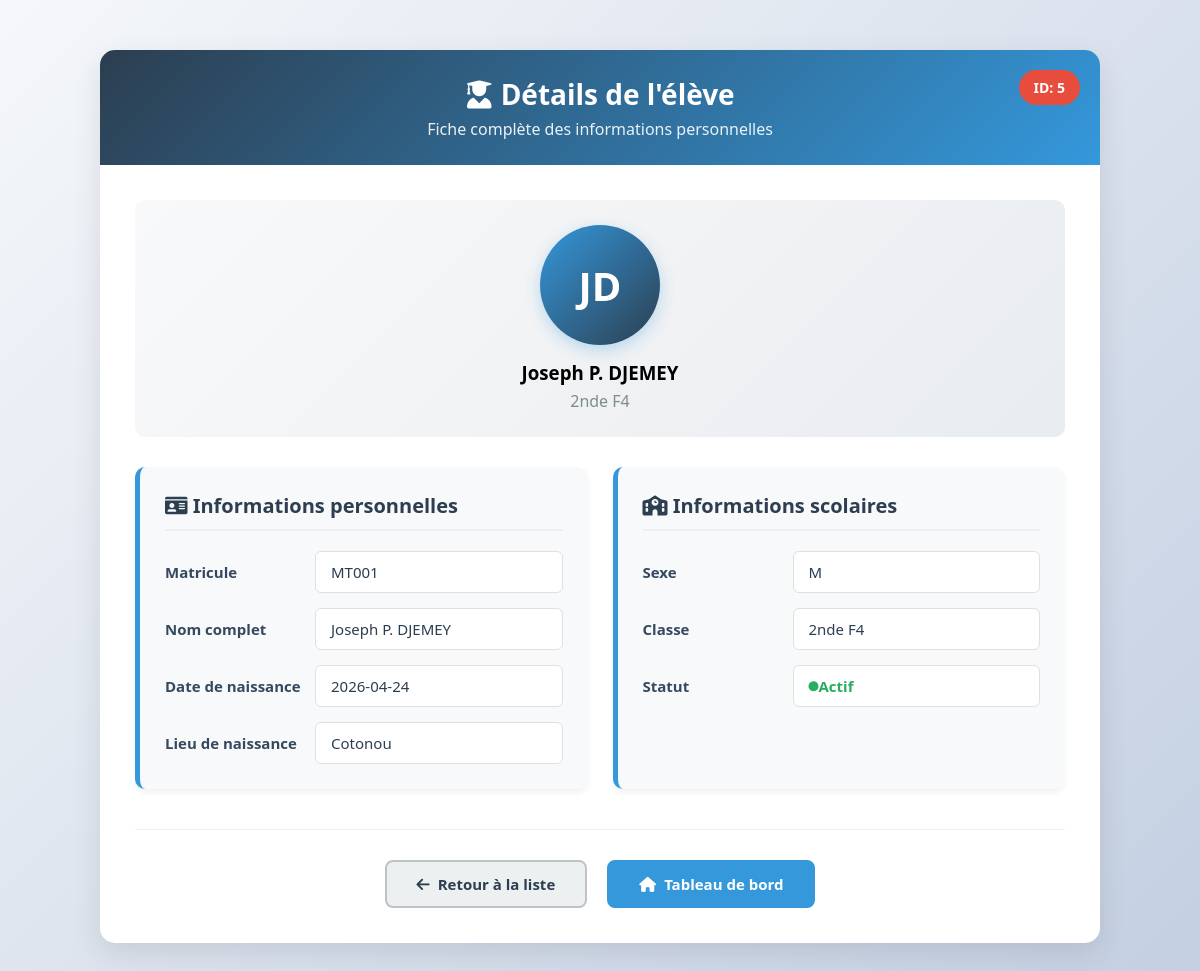
The app's page /Ecole/eleves/details.php?id=5 (signed in) with its own data.
### tables this page shows
CREATE TABLE `eleves` (
  `id` int(11) NOT NULL,
  `matricule` varchar(30) DEFAULT NULL,
  `nom` varchar(50) DEFAULT NULL,
  `prenom` varchar(50) DEFAULT NULL,
  `classe_id` int(11) DEFAULT NULL,
  `date_naissance` date NOT NULL,
  `lieu_naissance` varchar(100) NOT NULL,
  `sexe` enum('M','F') NOT NULL
);

CREATE TABLE `classes` (
  `id` int(11) NOT NULL,
  `nom_classe` varchar(20) NOT NULL
);

### Ecole/eleves/details.php (the view, shortened to what this page needs)
<?php
require_once '../config/database.php';
$id = (int)$_GET['id'];
$stmt = $pdo->prepare("
    SELECT e.id, e.matricule, e.nom, e.prenom, e.date_naissance, e.lieu_naissance, e.sexe, c.nom_classe
    FROM eleves e
    JOIN classes c ON e.classe_id = c.id
    WHERE e.id = ?
");
$stmt->execute([$id]);
$eleve = $stmt->fetch();
?>
<!DOCTYPE html>
<html lang="fr">
<head>
    <link rel="stylesheet" href="https://cdnjs.cloudflare.com/ajax/libs/font-awesome/6.0.0/css/all.min.css">
</head>
<body>
    <div class="container">
        <div class="header">
            <h2><i class="fas fa-user-graduate"></i> Détails de l'élève</h2>
            <p>Fiche complète des informations personnelles</p>
            <div class="badge">ID: <?= $eleve['id'] ?></div>
        </div>
        <div class="content">
            <div class="avatar-section">
                <div class="avatar">
                    <?= strtoupper(substr($eleve['prenom'], 0, 1) . substr($eleve['nom'], 0, 1)) ?>
                </div>
                <h3><?= htmlspecialchars($eleve['prenom'] . ' ' . $eleve['nom']) ?></h3>
                <p style="color: #7f8c8d; margin-top: 5px;"><?= htmlspecialchars($eleve['nom_classe']) ?></p>
            </div>
            <div class="info-grid">
                <div class="info-section">
                    <h3><i class="fas fa-id-card"></i> Informations personnelles</h3>
                    <div class="info-item">
                        <span class="info-label">Matricule</span>
                        <span class="info-value"><?= htmlspecialchars($eleve['matricule']) ?></span>
                    </div>
                    <div class="info-item">
                        <span class="info-label">Nom complet</span>
                        <span class="info-value"><?= htmlspecialchars($eleve['prenom'] . ' ' . $eleve['nom']) ?></span>
                    </div>
                    <div class="info-item">
                        <span class="info-label">Date de naissance</span>
                        <span class="info-value"><?= htmlspecialchars($eleve['date_naissance']) ?></span>
                    </div>
                    <div class="info-item">
                        <span class="info-label">Lieu de naissance</span>
                        <span class="info-value"><?= htmlspecialchars($eleve['lieu_naissance']) ?></span>
                    </div>
                </div>
                <div class="info-section">
                    <h3><i class="fas fa-school"></i> Informations scolaires</h3>
                    <div class="info-item">
                        <span class="info-label">Sexe</span>
                        <span class="info-value"><?= htmlspecialchars($eleve['sexe']) ?></span>
                    </div>
                    <div class="info-item">
                        <span class="info-label">Classe</span>
                        <span class="info-value"><?= htmlspecialchars($eleve['nom_classe']) ?></span>
                    </div>
                    <div class="info-item">
                        <span class="info-label">Statut</span>
                        <span class="info-value" style="color: #27ae60; font-weight: bold;">
                            <i class="fas fa-circle" style="font-size: 10px;"></i> Actif
                        </span>
                    </div>
                </div>
            </div>
            <div class="actions">
                <a href="liste.php" class="btn btn-secondary">
                    <i class="fas fa-arrow-left"></i> Retour à la liste
                </a>
                <a href="../accueil.php" class="btn btn-primary">
                    <i class="fas fa-home"></i> Tableau de bord
                </a>
            </div>
        </div>
    </div>
</body>
</html>

### Ecole/eleves/details.php (style rules this page uses)
* { margin: 0; padding: 0; box-sizing: border-box; font-family: 'Segoe UI', Tahoma, Geneva, Verdana, sans-serif; }
body { background: linear-gradient(135deg, #f5f7fa 0%, #c3cfe2 100%); min-height: 100vh; padding: 20px; }
.container { max-width: 1000px; margin: 30px auto; background: white; border-radius: 15px; box-shadow: 0 10px 30px rgba(0, 0, 0, 0.1); overflow: hidden; }
.header { background: linear-gradient(135deg, #2c3e50 0%, #3498db 100%); color: white; padding: 25px 30px; text-align: center; position: relative; }
.header h2 { font-size: 28px; font-weight: 600; margin-bottom: 5px; }
.header p { opacity: 0.9; font-size: 16px; }
.badge { position: absolute; top: 20px; right: 20px; background: #e74c3c; color: white; padding: 8px 15px; border-radius: 20px; font-size: 14px; font-weight: bold; }
.content { padding: 35px; }
.info-grid { display: grid; grid-template-columns: repeat(auto-fit, minmax(300px, 1fr)); gap: 25px; margin-bottom: 40px; }
.info-section { background: #f8f9fa; padding: 25px; border-radius: 10px; border-left: 5px solid #3498db; box-shadow: 0 4px 6px rgba(0, 0, 0, 0.05); transition: transform 0.3s ease; }
.info-section h3 { color: #2c3e50; margin-bottom: 20px; padding-bottom: 10px; border-bottom: 2px solid #ecf0f1; font-size: 20px; }
.info-item { margin-bottom: 15px; display: flex; align-items: center; }
.info-item:last-child { margin-bottom: 0; }
.info-label { font-weight: 600; color: #34495e; width: 150px; font-size: 15px; }
.info-value { color: #2c3e50; background: white; padding: 10px 15px; border-radius: 6px; flex: 1; border: 1px solid #e0e0e0; font-size: 15px; min-height: 40px; display: flex; align-items: center; }
.avatar-section { text-align: center; padding: 25px; background: linear-gradient(135deg, #f8f9fa 0%, #e9ecef 100%); border-radius: 10px; margin-bottom: 30px; }
.avatar { width: 120px; height: 120px; background: linear-gradient(135deg, #3498db 0%, #2c3e50 100%); border-radius: 50%; margin: 0 auto 15px; display: flex; align-items: center; justify-content: center; font-size: 40px; color: white; font-weight: bold; box-shadow: 0 5px 15px rgba(52, 152, 219, 0.3); }
.actions { display: flex; justify-content: center; gap: 20px; margin-top: 40px; padding-top: 30px; border-top: 1px solid #ecf0f1; }
.btn { padding: 12px 30px; border-radius: 8px; text-decoration: none; font-weight: 600; font-size: 15px; transition: all 0.3s ease; display: inline-flex; align-items: center; gap: 8px; }
.btn-primary { background: #3498db; color: white; border: 2px solid #3498db; }
.btn-secondary { background: #ecf0f1; color: #2c3e50; border: 2px solid #bdc3c7; }

### records on screen
eleves: id "5", prenom+nom "JD", prenom+nom "Joseph P. DJEMEY", classe.nom_classe "2nde F4", matricule "MT001", date_naissance "2026-04-24", lieu_naissance "Cotonou", sexe "M"
